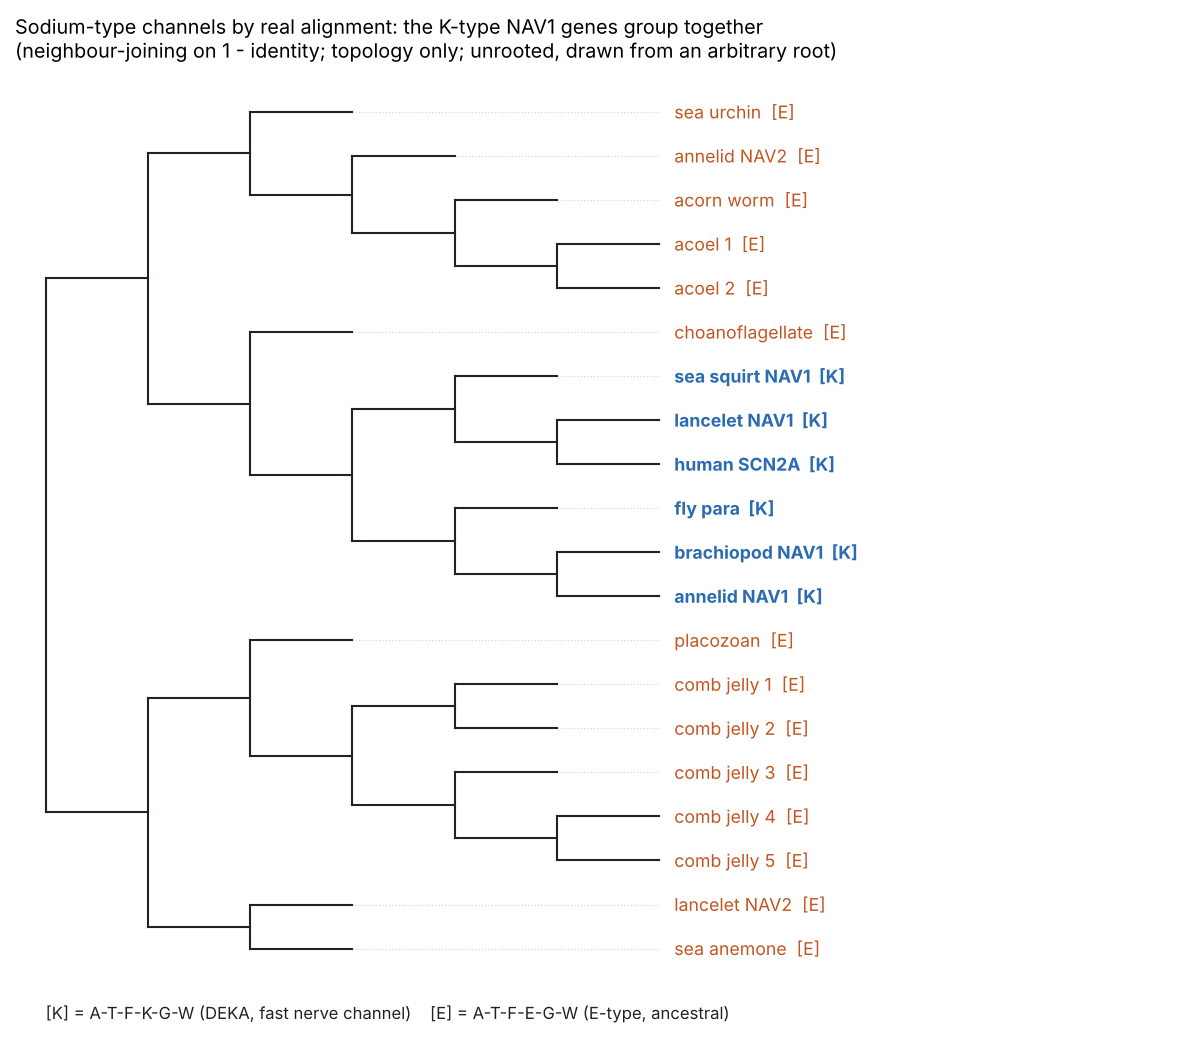

Write Python code to recreate this figure.
"""Manuscript 2, Figure 5: neighbour-joining tree (topology only, unrooted, drawn from an arbitrary root) of NAV1/NAV2 channels (L3569)."""
import matplotlib; matplotlib.use('Agg'); import matplotlib.pyplot as plt
nwk="(((A0A7M7N9I2,(R7TCA7,(A0ACM8CKW0,(HMIM006045,HMIM019623)))),(A9USM1,((F6QCF9,(I6NQF8,human_SCN2A)),(fly_para,(A0A1S3HN89,R7TMI4))))),((B3RSS4,((A0ACF8Y6N4,F6MZB8),(A0ACF8YBX3,(A0ACF8Y996,F6MZB9)))),(A0A9J7HQP1,A7SKR1)))"
lab={'A0A7M7N9I2':('sea urchin','E'),'R7TCA7':('annelid NAV2','E'),'A0ACM8CKW0':('acorn worm','E'),'HMIM006045':('acoel 1','E'),'HMIM019623':('acoel 2','E'),
 'A9USM1':('choanoflagellate','E'),'F6QCF9':('sea squirt NAV1','K'),'I6NQF8':('lancelet NAV1','K'),'human_SCN2A':('human SCN2A','K'),'fly_para':('fly para','K'),
 'A0A1S3HN89':('brachiopod NAV1','K'),'R7TMI4':('annelid NAV1','K'),'B3RSS4':('placozoan','E'),'A0ACF8Y6N4':('comb jelly 1','E'),'F6MZB8':('comb jelly 2','E'),
 'A0ACF8YBX3':('comb jelly 3','E'),'A0ACF8Y996':('comb jelly 4','E'),'F6MZB9':('comb jelly 5','E'),'A0A9J7HQP1':('lancelet NAV2','E'),'A7SKR1':('sea anemone','E')}
def parse(s):
    s=s.strip()
    if s[0]!='(': return s
    d=0
    for i,c in enumerate(s[1:-1],1):
        d+= c=='('; d-= c==')'
        if c==',' and d==0: return (parse(s[1:i]),parse(s[i+1:-1]))
T=parse(nwk); leaves=[]; ys={}
def depth(t): return 0 if isinstance(t,str) else 1+max(depth(t[0]),depth(t[1]))
D=depth(T)
fig,ax=plt.subplots(figsize=(8,7),dpi=150)
def draw(t,x):
    if isinstance(t,str):
        y=len(leaves); leaves.append(t); n,l=lab[t]; c='#2b6cb0' if l=='K' else '#c05621'
        ax.plot([x,D],[y,y],color='#d0d7de',lw=0.6,ls=':'); ax.text(D+0.15,y,'%s  [%s]'%(n,l),va='center',fontsize=8.5,color=c,weight='bold' if l=='K' else 'normal'); return y
    y1=draw(t[0],x+1); y2=draw(t[1],x+1)
    ax.plot([x,x],[y1,y2],color='#1f2328',lw=1); ax.plot([x,x+1],[y1,y1],color='#1f2328',lw=1); ax.plot([x,x+1],[y2,y2],color='#1f2328',lw=1)
    return (y1+y2)/2
draw(T,0); ax.set_xlim(-0.3,D+5); ax.invert_yaxis(); ax.axis('off')
ax.set_title('Sodium-type channels by real alignment: the K-type NAV1 genes group together\n(neighbour-joining on 1 - identity; topology only; unrooted, drawn from an arbitrary root)',fontsize=9.5,loc='left')
ax.text(0,len(leaves)+0.6,'[K] = A-T-F-K-G-W (DEKA, fast nerve channel)    [E] = A-T-F-E-G-W (E-type, ancestral)',fontsize=8,color='#1f2328')
plt.tight_layout(); plt.savefig('figures/L3573_navtree.png',bbox_inches='tight')
